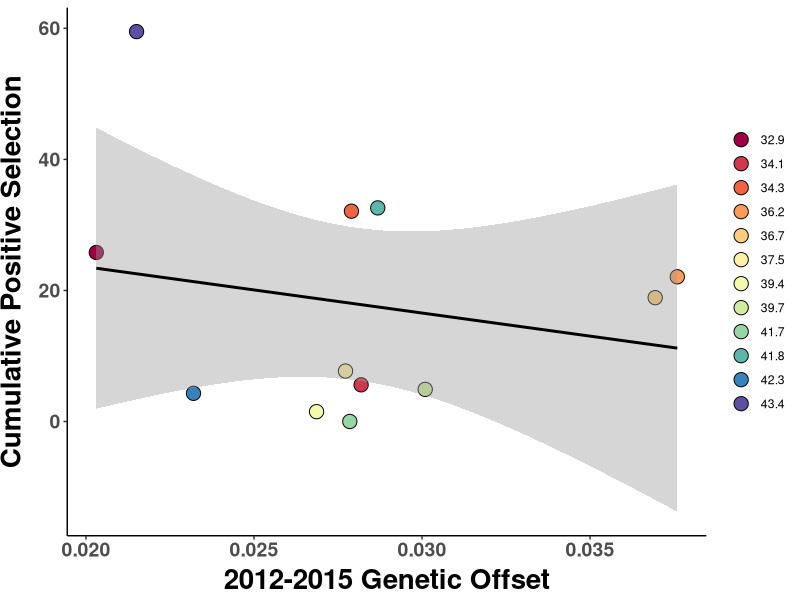
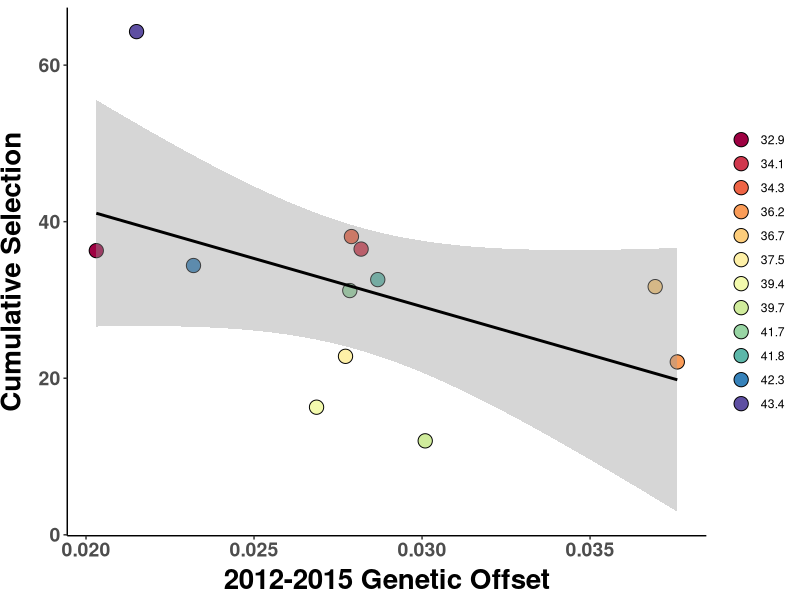
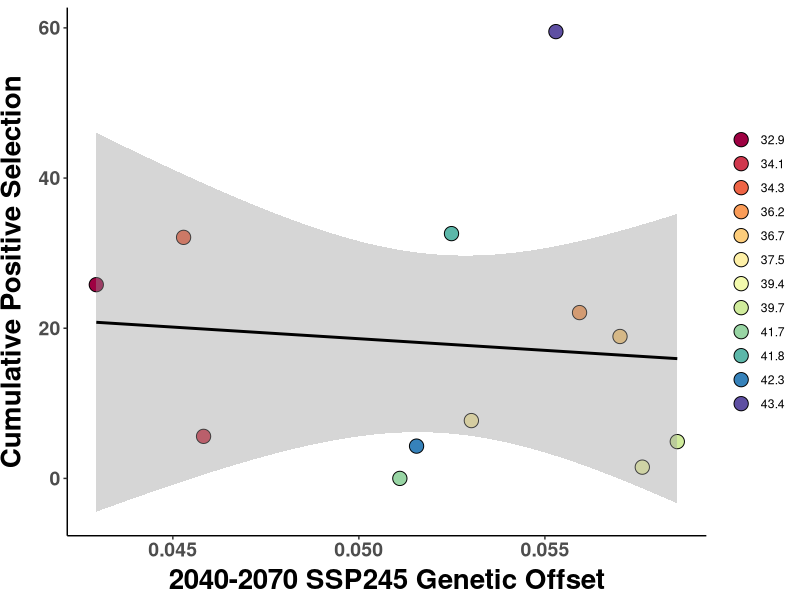
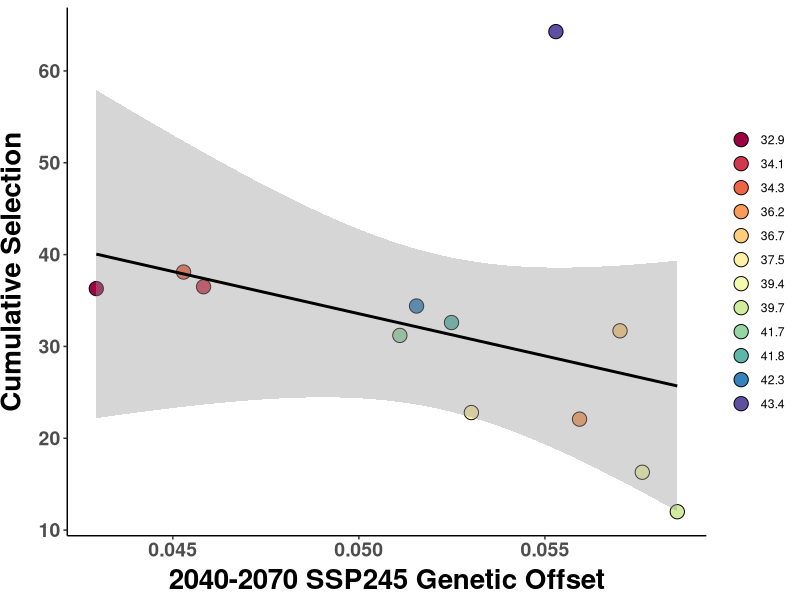
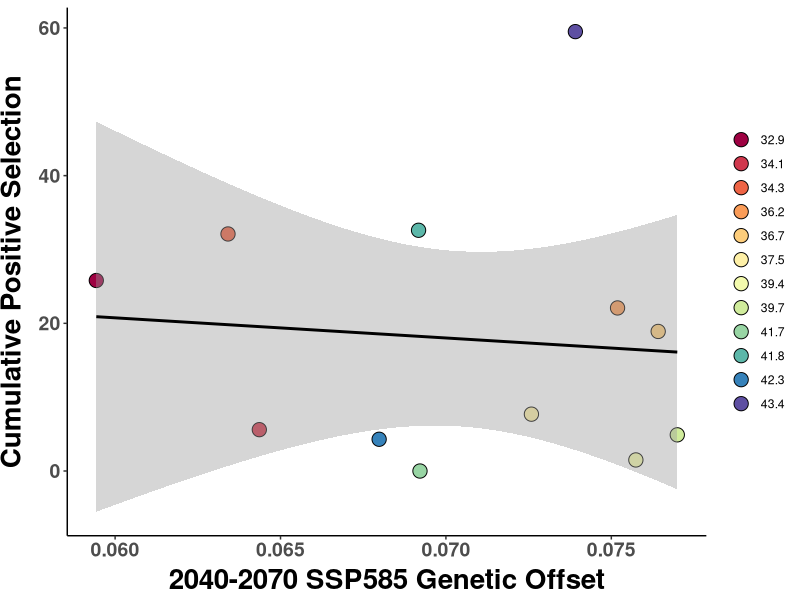
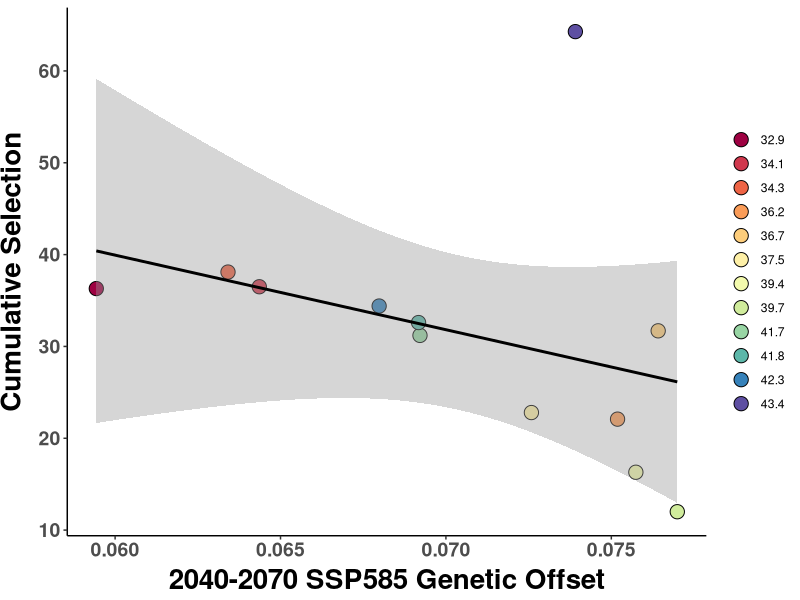
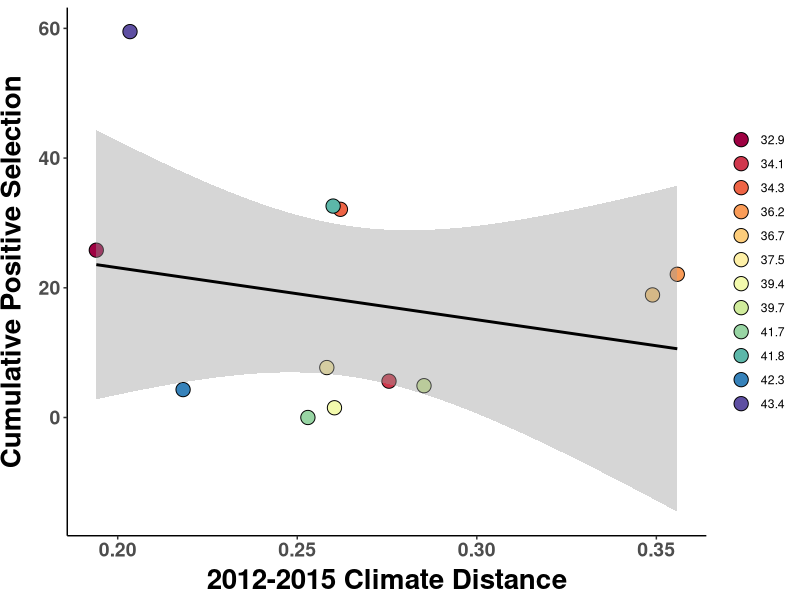
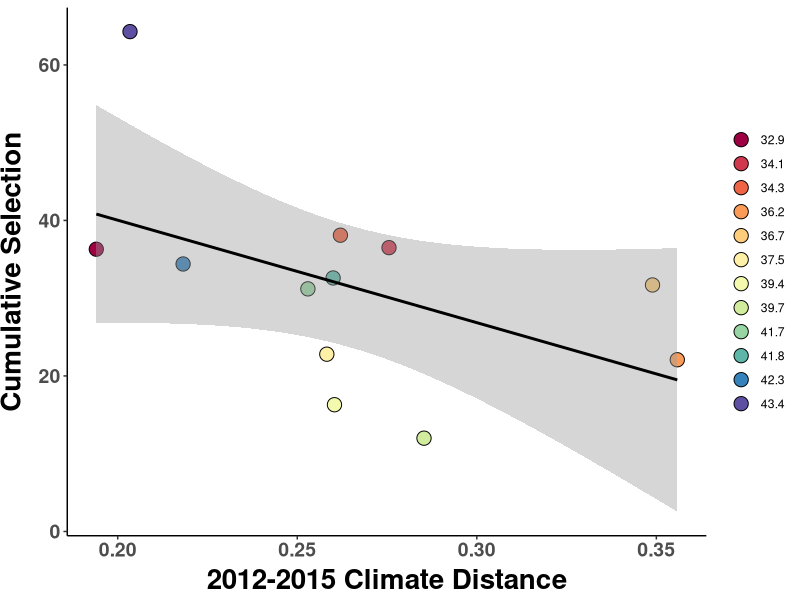

Source code (R) for these figures, in order:
##################################################################################
## Plot cumulative slope against demography
## Author Daniel Anstett
## 
## 
## Last Modified April 19, 2023
###################################################################################

#Library install and import
library(tidyverse)
library(car)
library(RColorBrewer)

#Import data
offset_pop <- read_csv("data/time_cumul_beagle.csv")
#offset_pop_3 <- offset_pop %>% filter(Paper_ID!=11)


lm.cumul.1215_pos <- lm(cumul_pos~offset_1215,data=offset_pop)
lm.cumul.1215_all <- lm(cumul_all~offset_1215,data=offset_pop)

lm.cumul.ssp245_pos <- lm(cumul_pos~offset_SSP245,data=offset_pop)
lm.cumul.ssp245_all <- lm(cumul_all~offset_SSP245,data=offset_pop)

lm.cumul.ssp585_pos <- lm(cumul_pos~offset_SSP585,data=offset_pop)
lm.cumul.ssp585_all <- lm(cumul_all~offset_SSP585,data=offset_pop)

lm.cumul.clim_pos <- lm(cumul_pos~offset_climate,data=offset_pop)
lm.cumul.clim_all <- lm(cumul_all~offset_climate,data=offset_pop)

Anova(lm.cumul.1215_pos,type="III")
Anova(lm.cumul.1215_all,type="III")
summary(lm.cumul.1215_pos)
summary(lm.cumul.1215_all)

Anova(lm.cumul.ssp245_pos,type="III")
Anova(lm.cumul.ssp245_all,type="III")

Anova(lm.cumul.ssp585_pos,type="III")
Anova(lm.cumul.ssp585_all,type="III")

Anova(lm.cumul.clim_pos,type="III")
Anova(lm.cumul.clim_all,type="III")




###########################################################################################################

# N-S color gradient
lat_cols=colorRampPalette(brewer.pal(11,"Spectral"))
n.sites <- length(unique(offset_pop$Paper_ID))
color.list <- lat_cols(n.sites)


#cumul slope plotted against 1215 offset
ggplot(offset_pop, aes(x=offset_1215, y=cumul_pos)) + 
  geom_point(aes(fill=as.factor(round(Lat, 1))),shape=21,size =4.5)+
  geom_smooth(method=lm,color="black")+
  scale_y_continuous(name="Cumulative Positive Selection")+
  scale_x_continuous(name="2012-2015 Genetic Offset")+
  scale_fill_manual(values=color.list) +
  theme_classic() + theme(
    axis.text.x = element_text(size=14, face="bold"),
    axis.text.y = element_text(size=14,face="bold"),
    axis.title.x = element_text(color="black", size=20, vjust = 0.5, face="bold"),
    axis.title.y = element_text(color="black", size=20,vjust = 2, face="bold",hjust=0.5),
    legend.title = element_blank())
ggsave("graphs/bi_plots_gradient/1_rapid_offset_1215_pos.pdf",width=8, height = 6, units = "in")


#cumul slope plotted against 1215 offset
ggplot(offset_pop, aes(x=offset_1215, y=cumul_all)) + 
  geom_point(aes(fill=as.factor(round(Lat, 1))),shape=21,size =4.5)+
  geom_smooth(method=lm,color="black")+
  scale_y_continuous(name="Cumulative Selection")+
  scale_x_continuous(name="2012-2015 Genetic Offset")+
  scale_fill_manual(values=color.list) +
  theme_classic() + theme(
    axis.text.x = element_text(size=14, face="bold"),
    axis.text.y = element_text(size=14,face="bold"),
    axis.title.x = element_text(color="black", size=20, vjust = 0.5, face="bold"),
    axis.title.y = element_text(color="black", size=20,vjust = 2, face="bold",hjust=0.5),
    legend.title = element_blank())
ggsave("graphs/bi_plots_gradient/2_rapid_offset_1215_all.pdf",width=8, height = 6, units = "in")


###########################################################################################################


#cumul slope plotted against 2040-2070 SSP245 Genetic Offset
ggplot(offset_pop, aes(x=offset_SSP245, y=cumul_pos)) + 
  geom_point(aes(fill=as.factor(round(Lat, 1))),shape=21,size =4.5)+
  geom_smooth(method=lm,color="black")+
  scale_y_continuous(name="Cumulative Positive Selection")+
  scale_x_continuous(name="2040-2070 SSP245 Genetic Offset")+
  scale_fill_manual(values=color.list) +
  theme_classic() + theme(
    axis.text.x = element_text(size=14, face="bold"),
    axis.text.y = element_text(size=14,face="bold"),
    axis.title.x = element_text(color="black", size=20, vjust = 0.5, face="bold"),
    axis.title.y = element_text(color="black", size=20,vjust = 2, face="bold",hjust=0.5),
    legend.title = element_blank())
ggsave("graphs/bi_plots_gradient/3_rapid_offset_ssp245_pos.pdf",width=8, height = 6, units = "in")

#cumul slope plotted against 2040-2070 SSP245 Genetic Offset
ggplot(offset_pop, aes(x=offset_SSP245, y=cumul_all)) + 
  geom_point(aes(fill=as.factor(round(Lat, 1))),shape=21,size =4.5)+
  geom_smooth(method=lm,color="black")+
  scale_y_continuous(name="Cumulative Selection")+
  scale_x_continuous(name="2040-2070 SSP245 Genetic Offset")+
  scale_fill_manual(values=color.list) +
  theme_classic() + theme(
    axis.text.x = element_text(size=14, face="bold"),
    axis.text.y = element_text(size=14,face="bold"),
    axis.title.x = element_text(color="black", size=20, vjust = 0.5, face="bold"),
    axis.title.y = element_text(color="black", size=20,vjust = 2, face="bold",hjust=0.5),
    legend.title = element_blank())
ggsave("graphs/bi_plots_gradient/4_rapid_offset_ssp245_all.pdf",width=8, height = 6, units = "in")


#cumul slope plotted against 2040-2070 SSP585 Genetic Offset
ggplot(offset_pop, aes(x=offset_SSP585, y=cumul_pos)) + 
  geom_point(aes(fill=as.factor(round(Lat, 1))),shape=21,size =4.5)+
  geom_smooth(method=lm,color="black")+
  scale_y_continuous(name="Cumulative Positive Selection")+
  scale_x_continuous(name="2040-2070 SSP585 Genetic Offset")+
  scale_fill_manual(values=color.list) +
  theme_classic() + theme(
    axis.text.x = element_text(size=14, face="bold"),
    axis.text.y = element_text(size=14,face="bold"),
    axis.title.x = element_text(color="black", size=20, vjust = 0.5, face="bold"),
    axis.title.y = element_text(color="black", size=20,vjust = 2, face="bold",hjust=0.5),
    legend.title = element_blank())
ggsave("graphs/bi_plots_gradient/5_rapid_offset_ssp585_pos.pdf",width=8, height = 6, units = "in")


#cumul slope plotted against 2040-2070 SSP585 Genetic Offset
ggplot(offset_pop, aes(x=offset_SSP585, y=cumul_all)) + 
  geom_point(aes(fill=as.factor(round(Lat, 1))),shape=21,size =4.5)+
  geom_smooth(method=lm,color="black")+
  scale_y_continuous(name="Cumulative Selection")+
  scale_x_continuous(name="2040-2070 SSP585 Genetic Offset")+
  scale_fill_manual(values=color.list) +
  theme_classic() + theme(
    axis.text.x = element_text(size=14, face="bold"),
    axis.text.y = element_text(size=14,face="bold"),
    axis.title.x = element_text(color="black", size=20, vjust = 0.5, face="bold"),
    axis.title.y = element_text(color="black", size=20,vjust = 2, face="bold",hjust=0.5),
    legend.title = element_blank())
ggsave("graphs/bi_plots_gradient/6_rapid_offset_ssp585_all.pdf",width=8, height = 6, units = "in")


###########################################################################################################

#cumul slope plotted against 2012-2015 Climate Distance
ggplot(offset_pop, aes(x=offset_climate, y=cumul_pos)) + 
  geom_point(aes(fill=as.factor(round(Lat, 1))),shape=21,size =4.5)+
  geom_smooth(method=lm,color="black")+
  scale_y_continuous(name="Cumulative Positive Selection")+
  scale_x_continuous(name="2012-2015 Climate Distance")+
  scale_fill_manual(values=color.list) +
  theme_classic() + theme(
    axis.text.x = element_text(size=14, face="bold"),
    axis.text.y = element_text(size=14,face="bold"),
    axis.title.x = element_text(color="black", size=20, vjust = 0.5, face="bold"),
    axis.title.y = element_text(color="black", size=20,vjust = 2, face="bold",hjust=0.5),
    legend.title = element_blank())
ggsave("graphs/bi_plots_gradient/7_rapid_offset_climate_distance_all.pdf",width=8, height = 6, units = "in")


#cumul slope plotted against 2012-2015 Climate Distance
ggplot(offset_pop, aes(x=offset_climate, y=cumul_all)) + 
  geom_point(aes(fill=as.factor(round(Lat, 1))),shape=21,size =4.5)+
  geom_smooth(method=lm,color="black")+
  scale_y_continuous(name="Cumulative Selection")+
  scale_x_continuous(name="2012-2015 Climate Distance")+
  scale_fill_manual(values=color.list) +
  theme_classic() + theme(
    axis.text.x = element_text(size=14, face="bold"),
    axis.text.y = element_text(size=14,face="bold"),
    axis.title.x = element_text(color="black", size=20, vjust = 0.5, face="bold"),
    axis.title.y = element_text(color="black", size=20,vjust = 2, face="bold",hjust=0.5),
    legend.title = element_blank())
ggsave("graphs/bi_plots_gradient/8_rapid_offset_climate_distance_pos.pdf",width=8, height = 6, units = "in")





